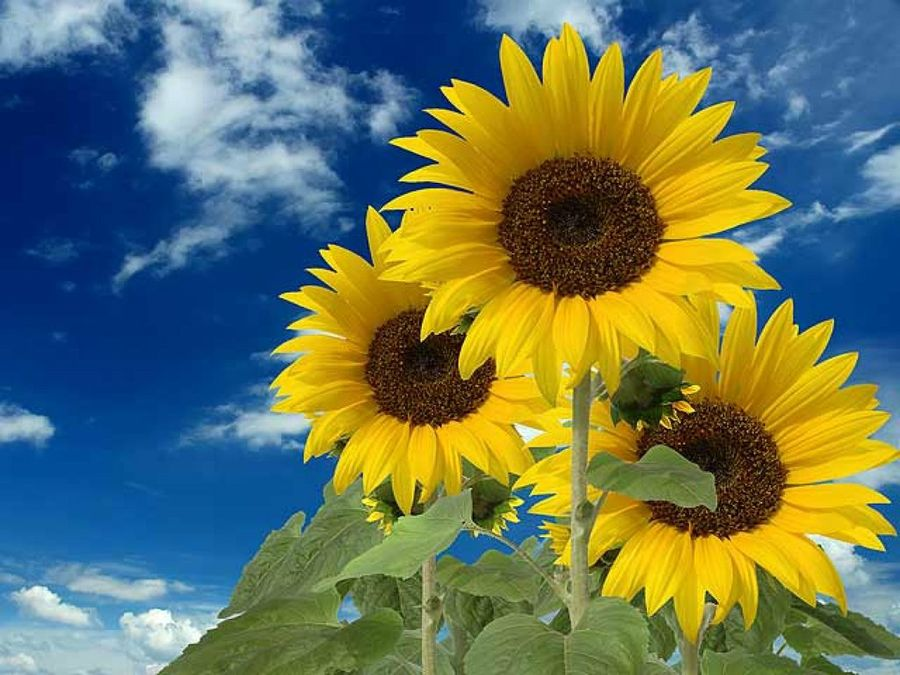
#> input picture src/img/9/girasol.jpg, 900 x 675 px
$ python 4_transAfin.py
#> lines starting #> are read from the running program, lines starting #| are printed output that depends on the picture
# Tranformación afín

"""
En una transformación afín todas las líneas paralelas en la imagen original
seguirán siendo paralelas en la imagen de salida. Para encontrar la matriz
de transformación, necesitamos tres puntos de la imagen de entrada y sus
ubicaciones correspondientes en la imagen de salida.
Luego cv2.getAffineTransform creará una matriz 2×3 que se pasará a cv2.warpAffine.
"""

import numpy as np
import matplotlib.pyplot as plt # carga la librería para graficar
import cv2

img = cv2.imread("../src/img/9/girasol.jpg", -1)
#> img is the input picture: shape (675, 900, 3); mean B, G, R 90.9, 117.3, 102.5
rows, cols, channels = img.shape
#> rows = 675; cols = 900; channels = 3

# definimos los puntos de entrada
pts1 = np.float32([[100, 400], [400, 100], [100, 100]])
# ahora los de salida
pts2 = np.float32([[50, 300], [400, 200], [80, 150]])

M = cv2.getAffineTransform(pts1, pts2)
res = cv2.warpAffine(img, M, (cols, rows))
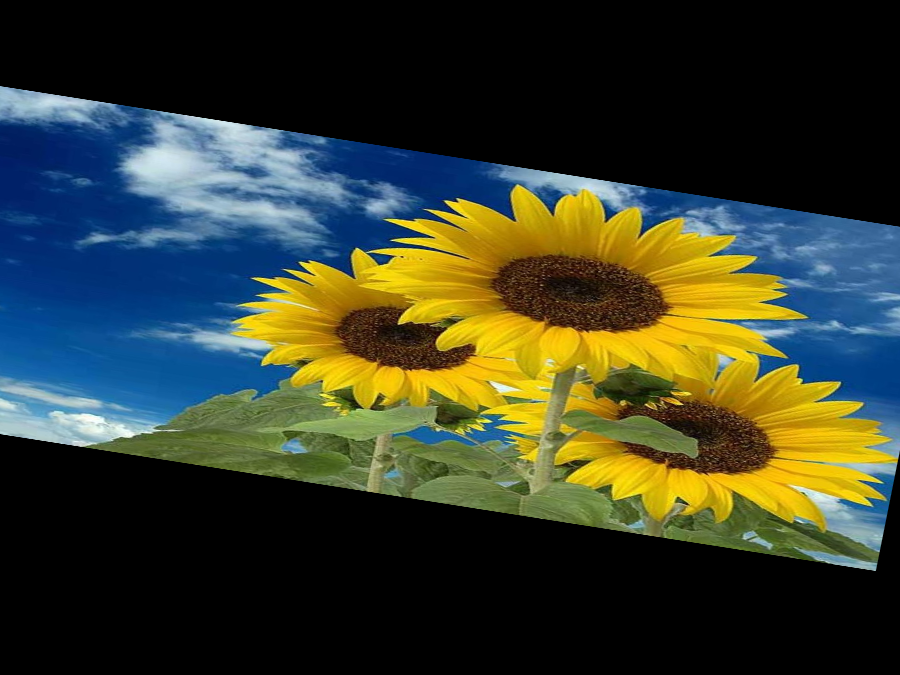
#> res: shape (675, 900, 3); mean B, G, R 44.3, 60.8, 54.5
# Mostramos las fotos
plt.subplot(121), plt.imshow(img), plt.title("Entrada")
plt.subplot(122), plt.imshow(res), plt.title("Salida")
plt.show()
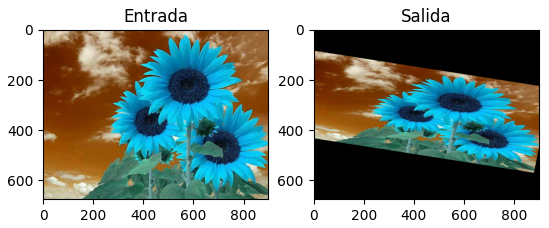
#> figure drawn by matplotlib, 2 panels; B, G, R data is drawn as R, G, B

cv2.imshow("Res", res)
cv2.waitKey(0)
cv2.destroyAllWindows()
